Frame 1 (no input): blank canvas, image omitted
Frame 60 (no input): blank canvas, image omitted
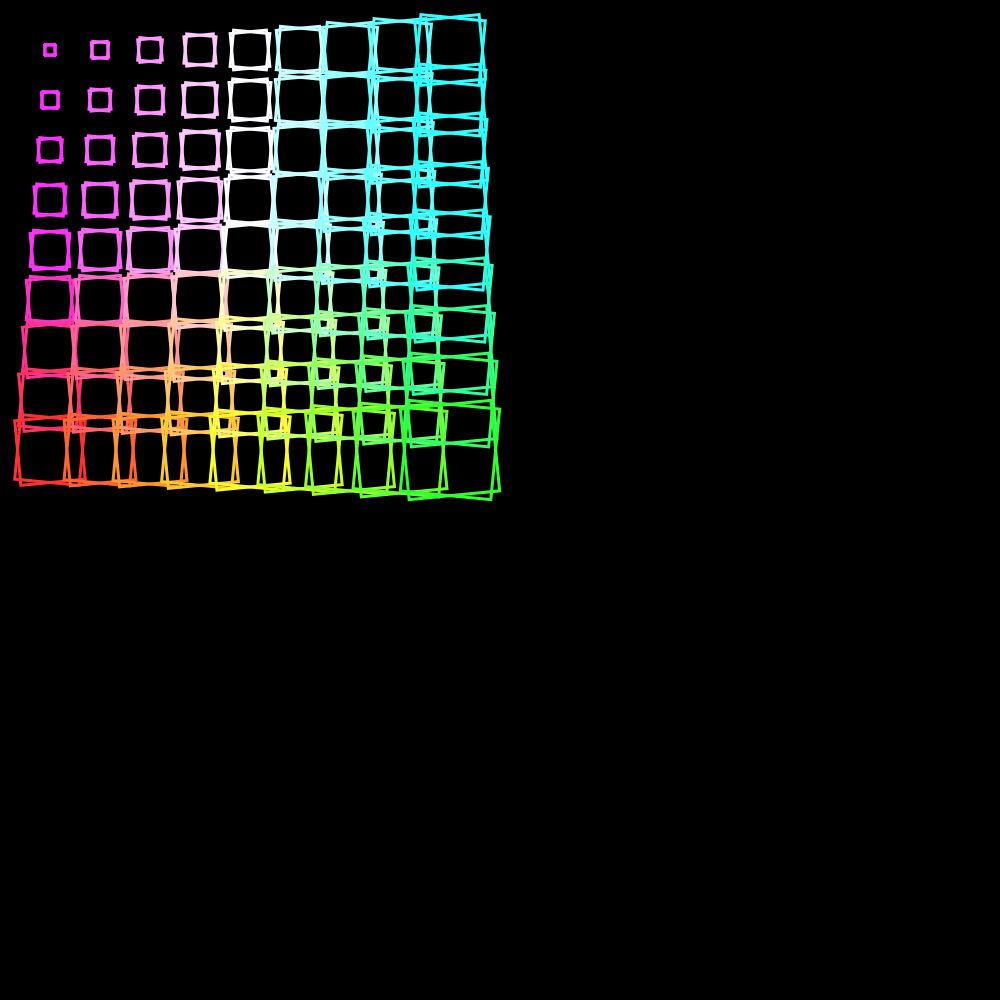
Frame 120 (the mouse pressed at the canvas centre since frame 60)

The p5.js sketch whose frames 1 and 60 were blank and that drew this single picture after the mouse press (run headless with seeded random() and noise() and a simulated clock; from frame 60 on, the mouse is pressed at the canvas centre):

// p5.js sketch
// ── sketch.js
let rotatingAngle=0
function setup() {
  createCanvas(1000, 1000);
  rectMode(CENTER)
  
}

function draw() {
  background(0);

  for (let var1 = 50; var1 < mouseX; var1 += 50) {
    for (let var2 = 50; var2 < mouseY; var2 += 50) {
      noFill()
      stroke(mouseX - var1, var1, mouseY - var2)
      strokeWeight(3)
      
      let d =dist(mouseX,mouseY,var1+width/2,var2+height/2)
      
      let r=d/7
      push()
      translate(var1, var2)
      rotate(-rotatingAngle)
      rect(0, 0, r, r)
      pop()
      
      push()
      translate(var1, var2)
      rotate(rotatingAngle)
      rect(0, 0, r, r)
      pop()
      
      rotatingAngle+=0.00002
      
    }
  }

}
